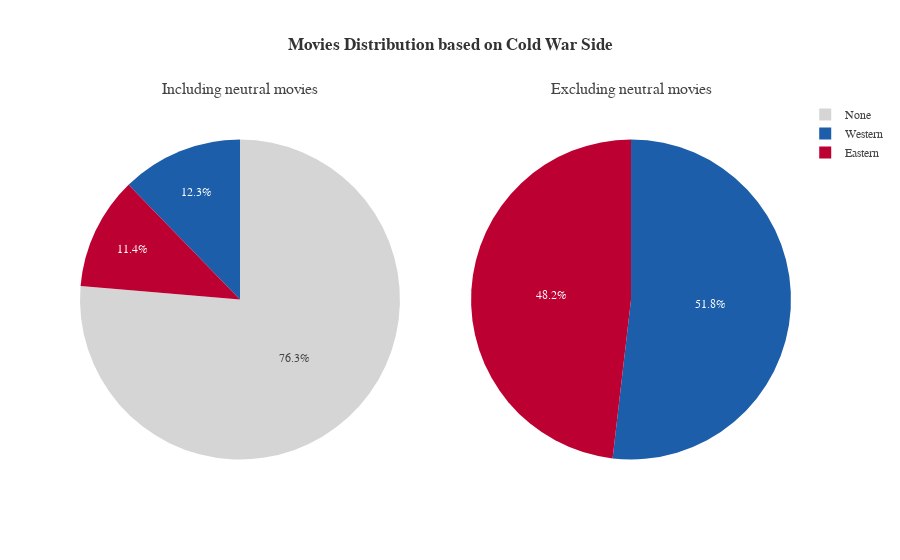

Source (notebook cell):
### Markdown cell above
After data augmentation and pre-processing, we ended up with a dataset containing 25621 films released between 1945 and 1995, of which 2919 are classified as Eastern side and 3142 as Western side. In total, we identified 6,061 movies that could be associated with one of the blocs. They represent around 25% of our dataset with a good balance between the Western and Eastern blocs, which is a non-negligible proportion of our dataset.

### Code cell
plot_movies_distrib(preprocess_movies)

### Figure 1 — Plotly figure (JSON) as saved in the notebook; plotly's stock layout.template omitted (floating-point values rounded to 4 significant figures)
{"data": [{"domain": {"x": [0, 0.45], "y": [0, 0.95]}, "hovertemplate": "<b>%{label}</b><br>Count: %{value}<br><extra></extra>", "labels": ["None", "Western", "Eastern"], "marker": {"colors": ["#D5D5D5", "#1C5EA9", "#BD0032"]}, "name": "Side", "type": "pie", "values": [19560, 3142, 2919]}, {"domain": {"x": [0.55, 1], "y": [0, 0.95]}, "hovertemplate": "<b>%{label}</b><br>Count: %{value}<br><extra></extra>", "labels": ["Western", "Eastern"], "marker": {"colors": ["#1C5EA9", "#BD0032"]}, "name": "Side", "type": "pie", "values": [3142, 2919]}], "layout": {"annotations": [{"font": {"size": 16}, "showarrow": false, "text": "Including neutral movies", "x": 0.225, "xanchor": "center", "xref": "paper", "y": 1, "yanchor": "bottom", "yref": "paper"}, {"font": {"size": 16}, "showarrow": false, "text": "Excluding neutral movies", "x": 0.775, "xanchor": "center", "xref": "paper", "y": 1, "yanchor": "bottom", "yref": "paper"}], "plot_bgcolor": "#F2F2F2", "title": {"font": {"weight": "bold"}, "text": "Movies Distribution based on Cold War Side", "x": 0.5}}}
